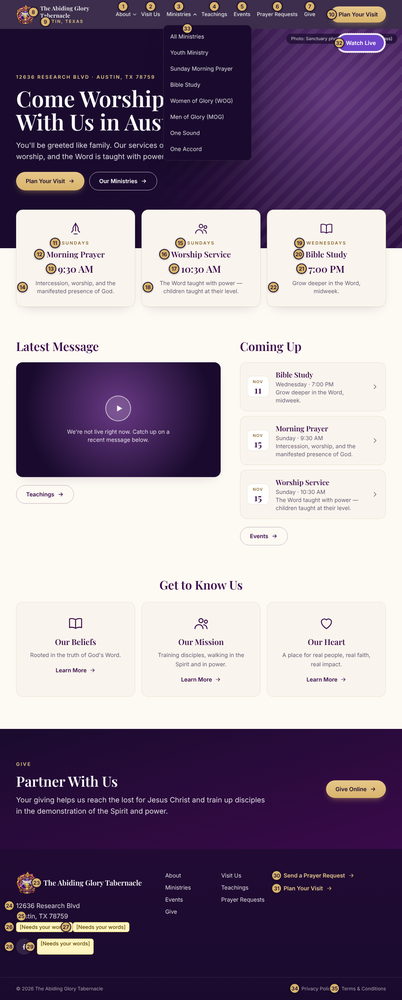
#> input picture content/page-pictures/0-every-page.png, 402 x 1000 px, shrunk from 1000 x 2490 before the run; its folder holds only this picture in this run
$ python split-page-pictures.py
#> lines starting #> are read from the running program, lines starting #| are printed output that depends on the picture
"""Splits each numbered page picture into page-sized pieces (1000 x 1250 px) for the
Google Doc, saved to content/page-pictures/doc/<section>-<n>.png. Usage: python3 scripts/split-page-pictures.py"""
from pathlib import Path
from PIL import Image

root = Path(__file__).resolve().parent.parent
src, out = root / "content/page-pictures", root / "content/page-pictures/doc"
out.mkdir(exist_ok=True)
for old in out.glob("*.png"):
    old.unlink()
for f in sorted(src.glob("*.png")):
    im = Image.open(f).convert("RGB")
#> im is the input picture: PIL image 402x1000 RGB; mean R, G, B 140.8, 126, 145
    w, h = im.size
#> w = 402; h = 1000
    step = int(w * 1.25)
#> step = 502
    for i, top in enumerate(range(0, h, step), 1):
        im.crop((0, top, w, min(h, top + step))).save(out / f"{f.stem}-{i}.png", optimize=True)
#> this loop made 2 passes
#> pass 1, `im.crop((0, top, w, min(h, top + step))).save(out / f"{f.stem}-{i}.png..`:
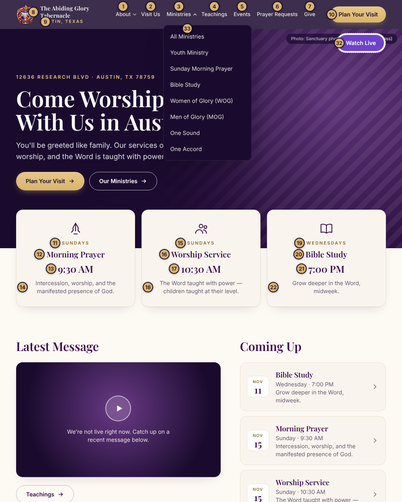
#> saved as 0-every-page-1.png: PIL image 402x502 RGB; mean R, G, B 143.8, 129.3, 148.6
#> pass 2, `im.crop((0, top, w, min(h, top + step))).save(out / f"{f.stem}-{i}.png..`:
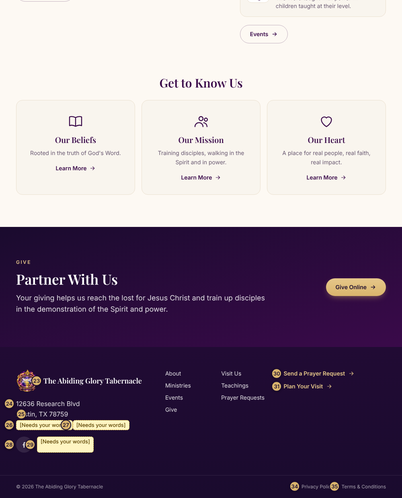
#> saved as 0-every-page-2.png: PIL image 402x498 RGB; mean R, G, B 137.8, 122.8, 141.3
print(len(list(out.glob("*.png"))), "pieces")

$ run again, on content/page-pictures/1-home.png
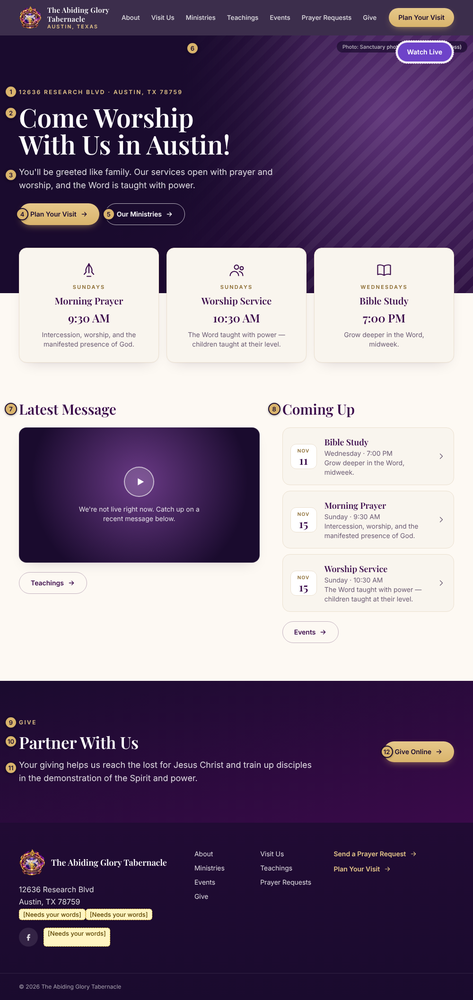
#> input picture content/page-pictures/1-home.png, 473 x 1000 px, shrunk from 1000 x 2115 before the run
#> im is the input picture: PIL image 473x1000 RGB; mean R, G, B 122.3, 105.6, 129.4
#> the loop `for i, top in enumerate(range(0, h, step), 1):` made 2 passes
#> pass 1, `im.crop((0, top, w, min(h, top + step))).save(out / f"{f.stem}-{i}.png..`:
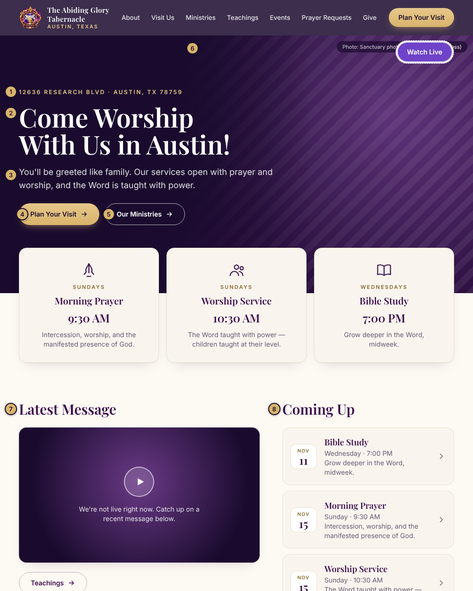
#> saved as 1-home-1.png: PIL image 473x591 RGB; mean R, G, B 144.8, 130, 150
#> pass 2, `im.crop((0, top, w, min(h, top + step))).save(out / f"{f.stem}-{i}.png..`:
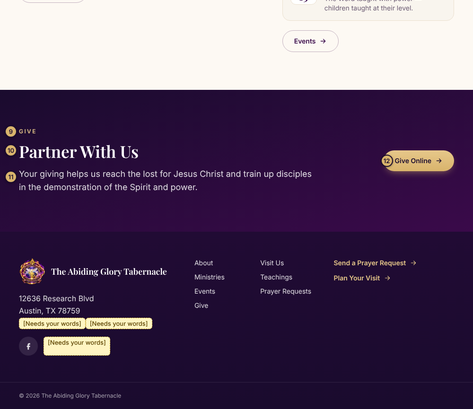
#> saved as 1-home-2.png: PIL image 473x409 RGB; mean R, G, B 89.7, 70.2, 99.5
